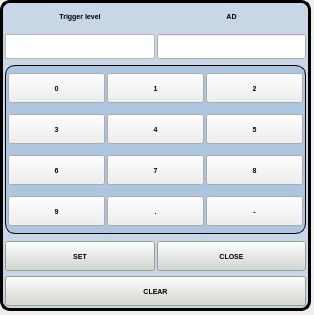
<?xml version="1.0" encoding="UTF-8"?>
<ui version="4.0">
 <class>set_triger_vol</class>
 <widget class="QWidget" name="set_triger_vol">
  <property name="geometry">
   <rect>
    <x>0</x>
    <y>0</y>
    <width>314</width>
    <height>315</height>
   </rect>
  </property>
  <property name="windowTitle">
   <string>Form</string>
  </property>
  <widget class="QFrame" name="frame">
   <property name="geometry">
    <rect>
     <x>0</x>
     <y>0</y>
     <width>311</width>
     <height>311</height>
    </rect>
   </property>
   <property name="styleSheet">
    <string notr="true">#frame{border:3px solid;
border-radius:10px;
background-color: rgba(114, 159, 207,80);}
#frame_2{border:1px solid;
border-radius:10px;
background-color: rgba(114, 159, 207,80);}</string>
   </property>
   <property name="frameShape">
    <enum>QFrame::StyledPanel</enum>
   </property>
   <property name="frameShadow">
    <enum>QFrame::Raised</enum>
   </property>
   <layout class="QGridLayout" name="gridLayout_2">
    <property name="leftMargin">
     <number>2</number>
    </property>
    <property name="topMargin">
     <number>2</number>
    </property>
    <property name="rightMargin">
     <number>2</number>
    </property>
    <property name="bottomMargin">
     <number>2</number>
    </property>
    <property name="horizontalSpacing">
     <number>2</number>
    </property>
    <item row="1" column="0" colspan="2">
     <widget class="QTextBrowser" name="textBrowser">
      <property name="sizePolicy">
       <sizepolicy hsizetype="Expanding" vsizetype="Expanding">
        <horstretch>1</horstretch>
        <verstretch>1</verstretch>
       </sizepolicy>
      </property>
      <property name="minimumSize">
       <size>
        <width>0</width>
        <height>2</height>
       </size>
      </property>
      <property name="maximumSize">
       <size>
        <width>16777215</width>
        <height>25</height>
       </size>
      </property>
      <property name="font">
       <font>
        <pointsize>7</pointsize>
       </font>
      </property>
     </widget>
    </item>
    <item row="3" column="2" colspan="2">
     <widget class="QPushButton" name="pushButton_2">
      <property name="minimumSize">
       <size>
        <width>0</width>
        <height>30</height>
       </size>
      </property>
      <property name="maximumSize">
       <size>
        <width>16777215</width>
        <height>28</height>
       </size>
      </property>
      <property name="font">
       <font>
        <pointsize>5</pointsize>
        <weight>75</weight>
        <bold>true</bold>
       </font>
      </property>
      <property name="styleSheet">
       <string notr="true">background-color: rgb(211, 215, 207);</string>
      </property>
      <property name="text">
       <string>CLOSE</string>
      </property>
     </widget>
    </item>
    <item row="0" column="0" colspan="2">
     <widget class="QLabel" name="label">
      <property name="sizePolicy">
       <sizepolicy hsizetype="Expanding" vsizetype="Expanding">
        <horstretch>1</horstretch>
        <verstretch>1</verstretch>
       </sizepolicy>
      </property>
      <property name="minimumSize">
       <size>
        <width>0</width>
        <height>23</height>
       </size>
      </property>
      <property name="maximumSize">
       <size>
        <width>16777215</width>
        <height>23</height>
       </size>
      </property>
      <property name="font">
       <font>
        <pointsize>5</pointsize>
        <weight>75</weight>
        <bold>true</bold>
       </font>
      </property>
      <property name="styleSheet">
       <string notr="true"/>
      </property>
      <property name="text">
       <string>Trigger level</string>
      </property>
      <property name="alignment">
       <set>Qt::AlignCenter</set>
      </property>
     </widget>
    </item>
    <item row="1" column="2" colspan="2">
     <widget class="QLineEdit" name="lineEdit">
      <property name="sizePolicy">
       <sizepolicy hsizetype="Expanding" vsizetype="Expanding">
        <horstretch>1</horstretch>
        <verstretch>1</verstretch>
       </sizepolicy>
      </property>
      <property name="minimumSize">
       <size>
        <width>0</width>
        <height>0</height>
       </size>
      </property>
      <property name="maximumSize">
       <size>
        <width>16777215</width>
        <height>25</height>
       </size>
      </property>
      <property name="font">
       <font>
        <pointsize>7</pointsize>
       </font>
      </property>
     </widget>
    </item>
    <item row="3" column="0" colspan="2">
     <widget class="QPushButton" name="pushButton">
      <property name="minimumSize">
       <size>
        <width>0</width>
        <height>30</height>
       </size>
      </property>
      <property name="maximumSize">
       <size>
        <width>16777215</width>
        <height>28</height>
       </size>
      </property>
      <property name="font">
       <font>
        <pointsize>5</pointsize>
        <weight>75</weight>
        <bold>true</bold>
       </font>
      </property>
      <property name="styleSheet">
       <string notr="true">background-color: rgb(211, 215, 207);</string>
      </property>
      <property name="text">
       <string>SET</string>
      </property>
     </widget>
    </item>
    <item row="0" column="2" colspan="2">
     <widget class="QLabel" name="label_2">
      <property name="sizePolicy">
       <sizepolicy hsizetype="Expanding" vsizetype="Expanding">
        <horstretch>1</horstretch>
        <verstretch>1</verstretch>
       </sizepolicy>
      </property>
      <property name="maximumSize">
       <size>
        <width>16777215</width>
        <height>23</height>
       </size>
      </property>
      <property name="font">
       <font>
        <pointsize>5</pointsize>
        <weight>75</weight>
        <italic>false</italic>
        <bold>true</bold>
       </font>
      </property>
      <property name="styleSheet">
       <string notr="true"/>
      </property>
      <property name="text">
       <string>AD</string>
      </property>
      <property name="alignment">
       <set>Qt::AlignCenter</set>
      </property>
     </widget>
    </item>
    <item row="2" column="0" colspan="4">
     <widget class="QFrame" name="frame_2">
      <property name="frameShape">
       <enum>QFrame::StyledPanel</enum>
      </property>
      <property name="frameShadow">
       <enum>QFrame::Raised</enum>
      </property>
      <layout class="QGridLayout" name="gridLayout">
       <property name="leftMargin">
        <number>2</number>
       </property>
       <property name="topMargin">
        <number>2</number>
       </property>
       <property name="rightMargin">
        <number>2</number>
       </property>
       <property name="bottomMargin">
        <number>2</number>
       </property>
       <property name="horizontalSpacing">
        <number>2</number>
       </property>
       <item row="2" column="0">
        <widget class="QPushButton" name="pushButton_9">
         <property name="minimumSize">
          <size>
           <width>0</width>
           <height>30</height>
          </size>
         </property>
         <property name="font">
          <font>
           <pointsize>5</pointsize>
           <weight>75</weight>
           <bold>true</bold>
          </font>
         </property>
         <property name="text">
          <string>6</string>
         </property>
        </widget>
       </item>
       <item row="0" column="1">
        <widget class="QPushButton" name="pushButton_4">
         <property name="minimumSize">
          <size>
           <width>0</width>
           <height>30</height>
          </size>
         </property>
         <property name="font">
          <font>
           <pointsize>5</pointsize>
           <weight>75</weight>
           <bold>true</bold>
          </font>
         </property>
         <property name="text">
          <string>1</string>
         </property>
        </widget>
       </item>
       <item row="1" column="3">
        <widget class="QPushButton" name="pushButton_8">
         <property name="minimumSize">
          <size>
           <width>0</width>
           <height>30</height>
          </size>
         </property>
         <property name="font">
          <font>
           <pointsize>5</pointsize>
           <weight>75</weight>
           <bold>true</bold>
          </font>
         </property>
         <property name="text">
          <string>5</string>
         </property>
        </widget>
       </item>
       <item row="3" column="0">
        <widget class="QPushButton" name="pushButton_12">
         <property name="minimumSize">
          <size>
           <width>0</width>
           <height>30</height>
          </size>
         </property>
         <property name="font">
          <font>
           <pointsize>5</pointsize>
           <weight>75</weight>
           <bold>true</bold>
          </font>
         </property>
         <property name="text">
          <string>9</string>
         </property>
        </widget>
       </item>
       <item row="0" column="0">
        <widget class="QPushButton" name="pushButton_3">
         <property name="minimumSize">
          <size>
           <width>0</width>
           <height>30</height>
          </size>
         </property>
         <property name="font">
          <font>
           <pointsize>5</pointsize>
           <weight>75</weight>
           <bold>true</bold>
          </font>
         </property>
         <property name="text">
          <string>0</string>
         </property>
        </widget>
       </item>
       <item row="0" column="3">
        <widget class="QPushButton" name="pushButton_5">
         <property name="minimumSize">
          <size>
           <width>0</width>
           <height>30</height>
          </size>
         </property>
         <property name="font">
          <font>
           <pointsize>5</pointsize>
           <weight>75</weight>
           <bold>true</bold>
          </font>
         </property>
         <property name="text">
          <string>2</string>
         </property>
        </widget>
       </item>
       <item row="1" column="1">
        <widget class="QPushButton" name="pushButton_7">
         <property name="minimumSize">
          <size>
           <width>0</width>
           <height>30</height>
          </size>
         </property>
         <property name="font">
          <font>
           <pointsize>5</pointsize>
           <weight>75</weight>
           <bold>true</bold>
          </font>
         </property>
         <property name="text">
          <string>4</string>
         </property>
        </widget>
       </item>
       <item row="2" column="1">
        <widget class="QPushButton" name="pushButton_10">
         <property name="minimumSize">
          <size>
           <width>0</width>
           <height>30</height>
          </size>
         </property>
         <property name="font">
          <font>
           <pointsize>5</pointsize>
           <weight>75</weight>
           <bold>true</bold>
          </font>
         </property>
         <property name="text">
          <string>7</string>
         </property>
        </widget>
       </item>
       <item row="2" column="3">
        <widget class="QPushButton" name="pushButton_11">
         <property name="minimumSize">
          <size>
           <width>0</width>
           <height>30</height>
          </size>
         </property>
         <property name="font">
          <font>
           <pointsize>5</pointsize>
           <weight>75</weight>
           <bold>true</bold>
          </font>
         </property>
         <property name="text">
          <string>8</string>
         </property>
        </widget>
       </item>
       <item row="3" column="1">
        <widget class="QPushButton" name="pushButton_13">
         <property name="minimumSize">
          <size>
           <width>0</width>
           <height>30</height>
          </size>
         </property>
         <property name="font">
          <font>
           <pointsize>5</pointsize>
           <weight>75</weight>
           <bold>true</bold>
          </font>
         </property>
         <property name="text">
          <string>.</string>
         </property>
        </widget>
       </item>
       <item row="1" column="0">
        <widget class="QPushButton" name="pushButton_6">
         <property name="minimumSize">
          <size>
           <width>0</width>
           <height>30</height>
          </size>
         </property>
         <property name="font">
          <font>
           <pointsize>5</pointsize>
           <weight>75</weight>
           <bold>true</bold>
          </font>
         </property>
         <property name="text">
          <string>3</string>
         </property>
        </widget>
       </item>
       <item row="3" column="3">
        <widget class="QPushButton" name="pushButton_15">
         <property name="minimumSize">
          <size>
           <width>0</width>
           <height>30</height>
          </size>
         </property>
         <property name="baseSize">
          <size>
           <width>0</width>
           <height>30</height>
          </size>
         </property>
         <property name="font">
          <font>
           <pointsize>5</pointsize>
           <weight>75</weight>
           <bold>true</bold>
          </font>
         </property>
         <property name="text">
          <string>-</string>
         </property>
        </widget>
       </item>
      </layout>
     </widget>
    </item>
    <item row="4" column="0" colspan="4">
     <widget class="QPushButton" name="pushButton_14">
      <property name="minimumSize">
       <size>
        <width>0</width>
        <height>30</height>
       </size>
      </property>
      <property name="font">
       <font>
        <pointsize>5</pointsize>
        <weight>75</weight>
        <bold>true</bold>
       </font>
      </property>
      <property name="styleSheet">
       <string notr="true">background-color: rgb(211, 215, 207);</string>
      </property>
      <property name="text">
       <string>CLEAR</string>
      </property>
     </widget>
    </item>
   </layout>
  </widget>
 </widget>
 <resources/>
 <connections/>
</ui>
